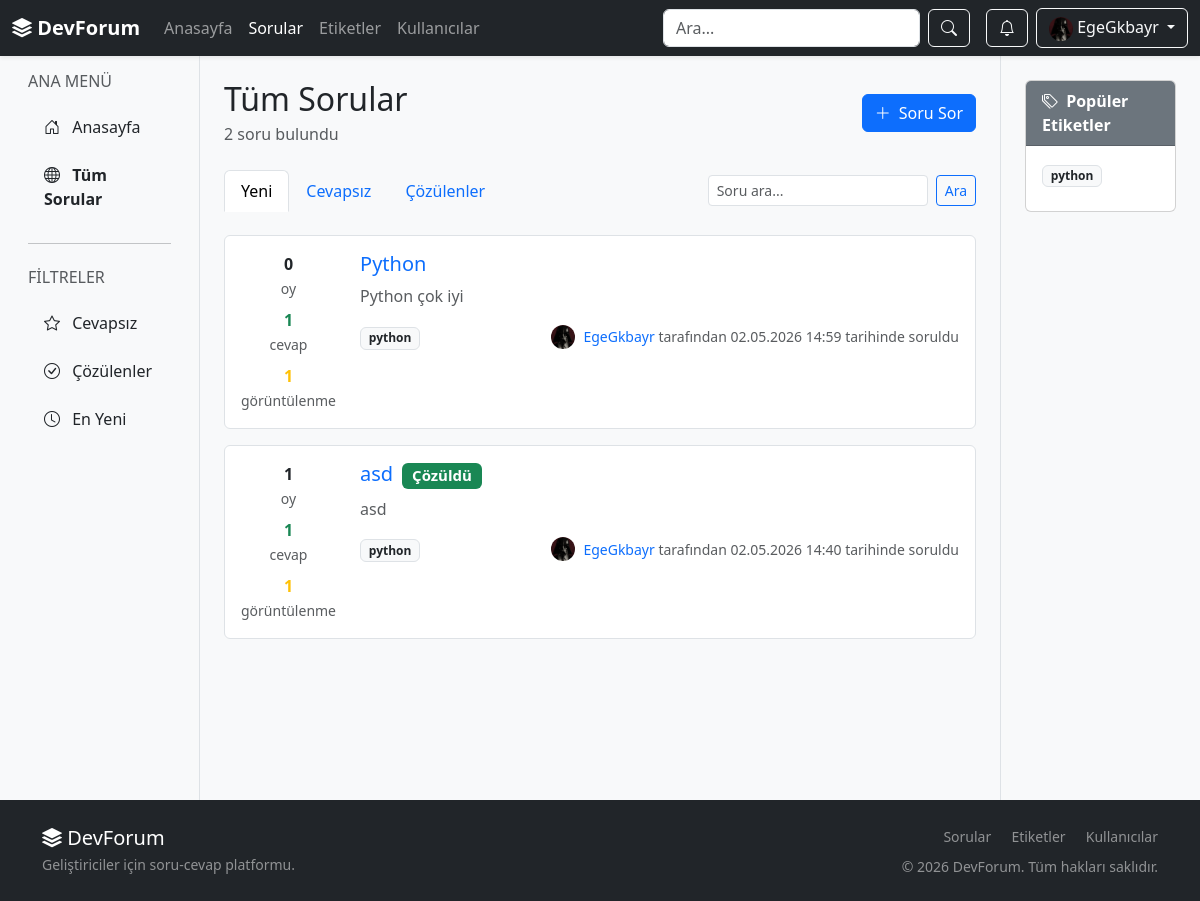
Screenshot of /sorular/ (signed in) with the database file from the repository.
### forum/models.py (models this page shows, shortened)
class Profile(models.Model):
    user = models.OneToOneField(User, on_delete=models.CASCADE, related_name='profile')
    avatar = models.FileField(upload_to='avatars/', blank=True, null=True)
    bio = models.TextField(blank=True)
    location = models.CharField(max_length=100, blank=True)
    website = models.URLField(blank=True)
    github = models.CharField(max_length=100, blank=True)
    linkedin = models.URLField(blank=True)
    twitter = models.CharField(max_length=100, blank=True)
    skills = models.CharField(max_length=255, blank=True)
    reputation = models.IntegerField(default=0)
    avatar_seed = models.CharField(max_length=100, default='Felix')
    created_at = models.DateTimeField(auto_now_add=True)
    updated_at = models.DateTimeField(auto_now=True)

class Question(models.Model):
    author = models.ForeignKey(User, on_delete=models.CASCADE, related_name='questions')
    title = models.CharField(max_length=150)
    body = models.TextField()
    code = models.TextField(blank=True)
    tags = models.ManyToManyField(Tag, related_name='questions', blank=True)
    views = models.PositiveIntegerField(default=0)
    is_solved = models.BooleanField(default=False)
    created_at = models.DateTimeField(auto_now_add=True)
    updated_at = models.DateTimeField(auto_now=True, null=True, blank=True)
    def vote_score(self):
        return sum(vote.value for vote in self.votes.all())
    def answer_count(self):
        return self.answers.filter(parent_answer__isnull=True).count()

class Tag(models.Model):
    name = models.CharField(max_length=50, unique=True)
    slug = models.SlugField(max_length=60, unique=True, blank=True)
    description = models.TextField(blank=True)
    followers = models.ManyToManyField(User, through='TagFollow', related_name='followed_tags', blank=True)

class QuestionVote(models.Model):
    question = models.ForeignKey(Question, on_delete=models.CASCADE, related_name='votes')
    user = models.ForeignKey(User, on_delete=models.CASCADE)
    value = models.SmallIntegerField()
    class Meta:
        unique_together = ('question', 'user')

### forum/views.py (the view)
# urls.py: path('sorular/', views.sorular, name='sorular'),
def sorular(request):
    q = request.GET.get('q', '').strip()
    filter_type = request.GET.get('filter', 'new')
    questions = (
        Question.objects
        .select_related('author', 'author__profile')
        .prefetch_related('tags', 'answers', 'votes')
        .all()
    )
    if q:
        questions = questions.filter(
            Q(title__icontains=q) |
            Q(body__icontains=q) |
            Q(tags__name__icontains=q)
        ).distinct()
    if filter_type == 'unanswered':
        questions = questions.filter(answers__isnull=True)
    elif filter_type == 'solved':
        questions = questions.filter(is_solved=True)
    questions = questions.order_by('-created_at')
    popular_tags = Tag.objects.annotate(question_total=Count('questions', distinct=True)).order_by('-question_total', 'name')[:10]
    return render_page(request, 'forum/sorular.html', {
        'questions': questions,
        'popular_tags': popular_tags,
        'total_questions': questions.count(),
        'search_query': q,
        'filter_type': filter_type,
    })

### forum/templates/forum/sorular.html (shortened to what this page needs)
{% extends 'forum/base.html' %}
{% block content %}
<div class="container-fluid">
    <div class="row">
        <div class="col-lg-2 bg-light border-end d-none d-lg-block" style="min-height: calc(100vh - 56px);">
            <div class="p-3">
                <h6 class="text-muted mb-3">ANA MENÜ</h6>
                <ul class="nav flex-column">
                    <li class="nav-item mb-2">
                        <a class="nav-link text-dark" href="{% url 'anasayfa' %}">
                            <i class="bi bi-house-door me-2"></i> Anasayfa
                        </a>
                    </li>
                    <li class="nav-item mb-2">
                        <a class="nav-link active text-dark fw-semibold" href="{% url 'sorular' %}">
                            <i class="bi bi-globe me-2"></i> Tüm Sorular
                        </a>
                    </li>
                </ul>
                <hr>
                <h6 class="text-muted mb-3 mt-4">FİLTRELER</h6>
                <ul class="nav flex-column">
                    <li class="nav-item mb-2">
                        <a class="nav-link text-dark" href="{% url 'sorular' %}?filter=unanswered">
                            <i class="bi bi-star me-2"></i> Cevapsız
                        </a>
                    </li>
                    <li class="nav-item mb-2">
                        <a class="nav-link text-dark" href="{% url 'sorular' %}?filter=solved">
                            <i class="bi bi-check-circle me-2"></i> Çözülenler
                        </a>
                    </li>
                    <li class="nav-item mb-2">
                        <a class="nav-link text-dark" href="{% url 'sorular' %}">
                            <i class="bi bi-clock me-2"></i> En Yeni
                        </a>
                    </li>
                </ul>
            </div>
        </div>
        <div class="col-lg-8 p-4">
            <div class="d-flex justify-content-between align-items-center mb-4">
                <div>
                    <h2 class="mb-1">
                        {% if active_tag %}{{ active_tag.name }} Etiketindeki Sorular{% else %}Tüm Sorular{% endif %}
                    </h2>
                    <p class="text-muted mb-0">{{ total_questions|default:questions.count }} soru bulundu</p>
                </div>
                <a class="btn btn-primary" href="{% url 'soru_sor' %}">
                    <i class="bi bi-plus-lg me-1"></i> Soru Sor
                </a>
            </div>
            <div class="d-flex justify-content-between align-items-center mb-4 flex-wrap gap-2">
                <ul class="nav nav-tabs border-0">
                    <li class="nav-item">
                        <a class="nav-link {% if filter_type == 'new' or not filter_type %}active{% endif %}" href="{% url 'sorular' %}">Yeni</a>
                    </li>
                    <li class="nav-item">
                        <a class="nav-link {% if filter_type == 'unanswered' %}active{% endif %}" href="{% url 'sorular' %}?filter=unanswered">Cevapsız</a>
                    </li>
                    <li class="nav-item">
                        <a class="nav-link {% if filter_type == 'solved' %}active{% endif %}" href="{% url 'sorular' %}?filter=solved">Çözülenler</a>
                    </li>
                </ul>
                <form method="get" action="{% url 'sorular' %}" class="d-flex gap-2">
                    <input type="search" name="q" value="{{ search_query }}" class="form-control form-control-sm" placeholder="Soru ara...">
                    <button class="btn btn-sm btn-outline-primary" type="submit">Ara</button>
                </form>
            </div>
            {% for soru in questions %}
                <div class="border rounded mb-3 p-3 bg-white">
                    <div class="row">
                        <div class="col-auto text-center">
                            <div class="mb-2">
                                <div class="fw-bold">{{ soru.vote_score }}</div>
                                <small class="text-muted">oy</small>
                            </div>
                            <div class="mb-2">
                                <div class="fw-bold {% if soru.answer_count > 0 %}text-success{% endif %}">{{ soru.answer_count }}</div>
                                <small class="text-muted">cevap</small>
                            </div>
                            <div>
                                <div class="fw-bold text-warning">{{ soru.views }}</div>
                                <small class="text-muted">görüntülenme</small>
                            </div>
                        </div>
                        <div class="col">
                            <h5 class="mb-2">
                                <a href="{% url 'soru_detay' soru.id %}" class="text-decoration-none text-primary">
                                    {{ soru.title }}
                                </a>
                                {% if soru.is_solved %}
                                    <span class="badge bg-success ms-1">Çözüldü</span>
                                {% endif %}
                            </h5>
                            <p class="text-muted mb-3">{{ soru.body|truncatechars:180 }}</p>
                            <div class="d-flex justify-content-between align-items-center flex-wrap gap-2">
                                <div>
                                    {% for tag in soru.tags.all %}
                                        <a href="{% url 'etiket_detay' tag.slug %}" class="badge bg-light text-dark border me-1 text-decoration-none">{{ tag.name }}</a>
                                    {% empty %}
                                        <span class="text-muted small">Etiket yok</span>
                                    {% endfor %}
                                </div>
                                <div class="d-flex align-items-center gap-2">
                                    {% if soru.author.profile.avatar %}
                                        <img src="{{ soru.author.profile.avatar.url }}?v={{ soru.author.profile.updated_at|date:'U' }}" alt="avatar" class="rounded-circle" width="24" height="24" style="object-fit: cover;">
                                    {% else %}
                                        <img src="https://api.dicebear.com/7.x/avataaars/svg?seed={{ soru.author.username|urlencode }}" alt="avatar" class="rounded-circle" width="24" height="24">
                                    {% endif %}
                                    <small class="text-muted">
                                        <a href="{% url 'kullanici_profil' soru.author.username %}" class="text-decoration-none">{{ soru.author.username }}</a>
                                        tarafından {{ soru.created_at|date:'d.m.Y H:i' }} tarihinde soruldu
                                    </small>
                                </div>
                            </div>
                        </div>
                    </div>
                </div>
            {% empty %}
                <div class="alert alert-info">Henüz soru bulunmuyor.</div>
            {% endfor %}
        </div>
        <div class="col-lg-2 bg-light border-start d-none d-lg-block p-4">
            <div class="card">
                <div class="card-header bg-secondary text-white fw-semibold">
                    <i class="bi bi-tags me-1"></i> Popüler Etiketler
                </div>
                <div class="card-body">
                    {% for tag in popular_tags %}
                        <a href="{% url 'etiket_detay' tag.slug %}" class="badge bg-light text-dark border me-1 mb-2 text-decoration-none">{{ tag.name }}</a>
                    {% empty %}
                        <p class="small text-muted mb-0">Etiket yok.</p>
                    {% endfor %}
                </div>
            </div>
        </div>
    </div>
</div>
{% endblock %}

### forum/templates/forum/base.html (shortened to what this page needs)
<!DOCTYPE html>
<html lang="tr">
<head>
    <link href="https://cdn.jsdelivr.net/npm/bootstrap@5.3.2/dist/css/bootstrap.min.css" rel="stylesheet">
    <link rel="stylesheet" href="https://cdn.jsdelivr.net/npm/bootstrap-icons@1.11.1/font/bootstrap-icons.css">
    <link rel="stylesheet" href="https://cdnjs.cloudflare.com/ajax/libs/toastr.js/latest/toastr.min.css">
</head>
<body class="bg-light d-flex flex-column min-vh-100">
{% with current_url=request.resolver_match.url_name %}
<nav class="navbar navbar-expand-lg navbar-dark bg-dark sticky-top shadow-sm">
    <div class="container-fluid">
        <a class="navbar-brand fw-bold" href="{% url 'anasayfa' %}">
            <i class="bi bi-stack"></i> DevForum
        </a>
        <div class="collapse navbar-collapse" id="navbarNav">
            <ul class="navbar-nav me-auto">
                <li class="nav-item">
                    <a class="nav-link {% if current_url == 'anasayfa' %}active{% endif %}" href="{% url 'anasayfa' %}">Anasayfa</a>
                </li>
                <li class="nav-item">
                    <a class="nav-link {% if current_url == 'sorular' or current_url == 'soru_detay' or current_url == 'soru_sor' %}active{% endif %}" href="{% url 'sorular' %}">Sorular</a>
                </li>
                <li class="nav-item">
                    <a class="nav-link {% if current_url == 'etiketler' or current_url == 'etiket_detay' %}active{% endif %}" href="{% url 'etiketler' %}">Etiketler</a>
                </li>
                <li class="nav-item">
                    <a class="nav-link {% if current_url == 'kullanicilar' or current_url == 'kullanici_profil' or current_url == 'profilim' %}active{% endif %}" href="{% url 'kullanicilar' %}">Kullanıcılar</a>
                </li>
            </ul>
            <form class="d-flex me-lg-3 my-2 my-lg-0" role="search" method="get" action="{% url 'ara' %}">
                <input class="form-control me-2" name="q" type="search" placeholder="Ara..." value="{{ request.GET.q|default:'' }}" style="min-width: 220px; max-width: 300px;">
                <button class="btn btn-outline-light" type="submit" aria-label="Ara">
                    <i class="bi bi-search"></i>
                </button>
            </form>
            <div class="d-flex gap-2 align-items-center">
                {% if user.is_authenticated %}
                    <div class="dropdown">
                        <button class="btn btn-outline-light position-relative" type="button" data-bs-toggle="dropdown" aria-expanded="false" title="Bildirimler">
                            <i class="bi bi-bell"></i>
                        </button>
                    </div>
                    <div class="dropdown">
                        <button class="btn btn-outline-light dropdown-toggle" type="button" data-bs-toggle="dropdown" aria-expanded="false">
                            {% if user.profile.avatar %}
                                <img src="{{ user.profile.avatar.url }}?v={{ user.profile.updated_at|date:'U' }}" alt="avatar" class="rounded-circle" width="24" height="24" style="object-fit: cover;">
                            {% else %}
                                <img src="https://api.dicebear.com/7.x/avataaars/svg?seed={{ user.username|urlencode }}" alt="avatar" class="rounded-circle" width="24" height="24">
                            {% endif %}
                            {{ user.username }}
                        </button>
                    </div>
                {% else %}
                    <a class="btn btn-outline-light" href="{% url 'giris' %}">Giriş Yap</a>
                    <a class="btn btn-primary" href="{% url 'kayit' %}">Kayıt Ol</a>
                {% endif %}
            </div>
        </div>
    </div>
</nav>
{% endwith %}
<main class="flex-grow-1">
    {% block content %}{% endblock %}
</main>
<footer class="bg-dark text-white mt-auto py-4">
    <div class="container">
        <div class="row gy-3 align-items-center">
            <div class="col-md-6">
                <h5 class="mb-1"><i class="bi bi-stack"></i> DevForum</h5>
                <p class="mb-0 small text-white-50">Geliştiriciler için soru-cevap platformu.</p>
            </div>
            <div class="col-md-6 text-md-end">
                <a class="text-white-50 text-decoration-none small me-3" href="{% url 'sorular' %}">Sorular</a>
                <a class="text-white-50 text-decoration-none small me-3" href="{% url 'etiketler' %}">Etiketler</a>
                <a class="text-white-50 text-decoration-none small" href="{% url 'kullanicilar' %}">Kullanıcılar</a>
                <p class="mb-0 mt-2 small text-white-50">© 2026 DevForum. Tüm hakları saklıdır.</p>
            </div>
        </div>
    </div>
</footer>
</body>
</html>

### rows the page displays
Question: vote_score "0", answer_count "1", views "1", title "Python", body "Python çok iyi", author.profile.avatar (picture), author.username "EgeGkbayr", created_at "02.05.2026 14:59"
Tag: name "python"
Question: vote_score "1", answer_count "1", views "1", title "asd", is_solved "Çözüldü", body "asd", author.profile.avatar (picture), author.username "EgeGkbayr", created_at "02.05.2026 14:40"

### other values shown
{{ user.username }} "EgeGkbayr"
{{ total_questions|default:questions.count }} "2"
